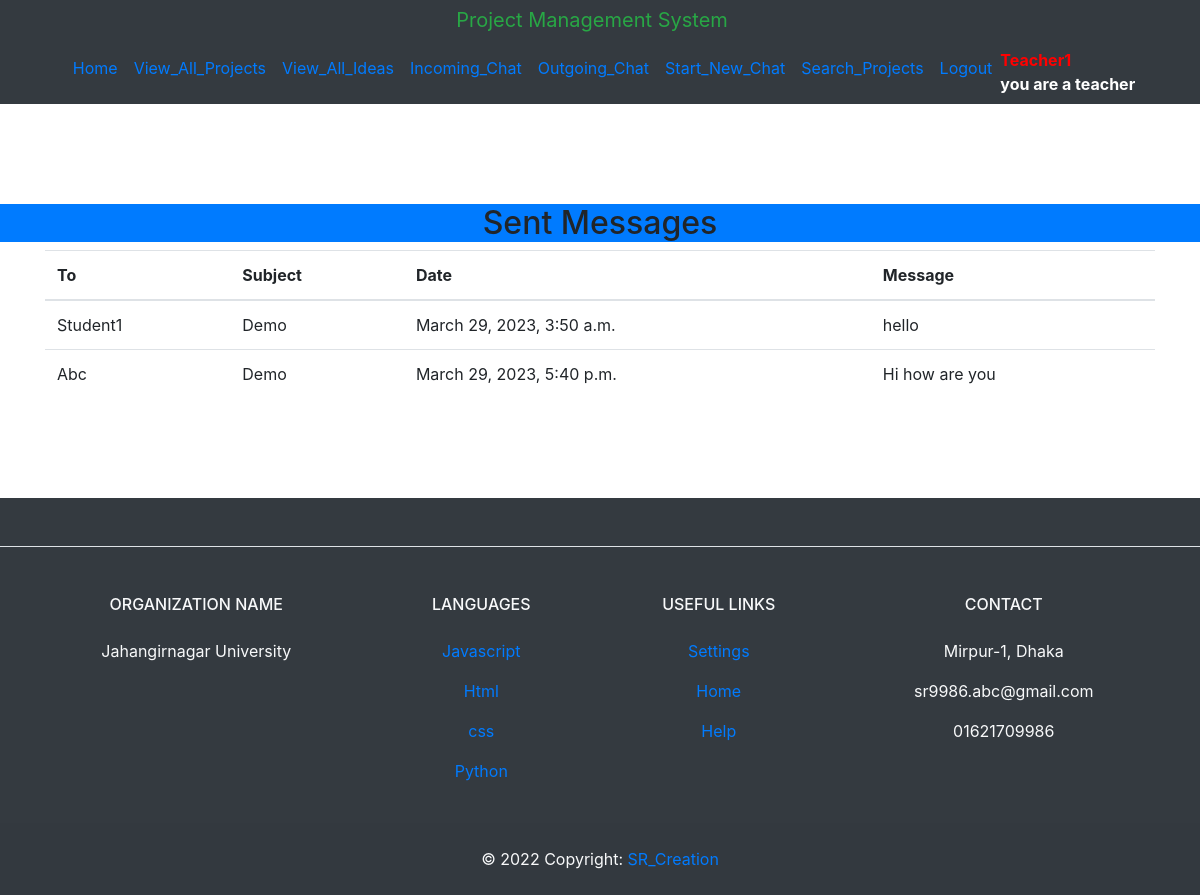
The page /sent/ (signed in) on the database its author committed.
### Backend_Management_App/models.py (models this page shows)
class User(AbstractUser):
    USER_TYPE_CHOICES = (
        ('teacher', 'Teacher'),
        ('student', 'Student'),
    )
    user_type = models.CharField(
        max_length=10,
        choices=USER_TYPE_CHOICES,
        blank=True,
        null=True,
    )
    groups = models.ManyToManyField(
        Group,
        verbose_name=_('groups'),
        blank=True,
        related_name='backend_management_users_groups',
        related_query_name='user',
        help_text=_('The groups this user belongs to. A user will get all permissions '
                    'granted to each of their groups.'),
    )
    user_permissions = models.ManyToManyField(
        Permission,
        verbose_name=_('user permissions'),
        blank=True,
        related_name='backend_management_users_permissions',
        related_query_name='user',
        help_text=_('Specific permissions for this user.'),
    )

class Message(models.Model):
    sender = models.ForeignKey(User, on_delete=models.CASCADE, related_name='sent_messages')
    receiver = models.ForeignKey(User, on_delete=models.CASCADE, related_name='received_messages')
    subject = models.CharField(max_length=255)
    body = models.TextField()
    created_at = models.DateTimeField(auto_now_add=True)

### Backend_Management_App/views.py (the view)
# urls.py: path('sent/', views.sent, name='sent'),
@login_required
def sent(request):
    messages = Message.objects.filter(sender=request.user)
    context = {'messages': messages}
    return render(request, 'sent.html', context)

### templates/sent.html
{% extends 'base.html' %}
{% block content %}
  <h2 class="text-center bg-primary">Sent Messages</h2>
  <div class="container">
  <table class="table">
    <thead>
      <tr>
        <th scope="col">To</th>
        <th scope="col">Subject</th>
        <th scope="col">Date</th>
        <th scope="col">Message</th>
      </tr>
    </thead>
    <tbody>
      {% for message in messages %}
        <tr>
          <td>{{ message.receiver.username }}</td>
          <td>{{ message.subject }}</td>
          <td>{{ message.created_at }}</td>
          <td>{{ message.body }}</td>
        </tr>
      {% empty %}
        <tr>
          <td colspan="4">No messages found.</td>
        </tr>
      {% endfor %}
    </tbody>
  </table>
</div>
{% endblock %}

### templates/base.html (shortened to what this page needs)
<!DOCTYPE html>
<html lang="en">
<head>
    <link rel="stylesheet" href="https://maxcdn.bootstrapcdn.com/bootstrap/4.0.0/css/bootstrap.min.css">
</head>
<body>
    <header class="bg-dark" style="margin-bottom: 100px">
      <div class="text-center"><a class="navbar-brand text-success" href="#">Project Management System</a></div>
        <nav class="navbar navbar-expand-lg container ">
            <div class="collapse navbar-collapse justify-content-center" id="navbarNav">
                <ul class="navbar-nav">
                    <li class="nav-item">
                        <a class="nav-link" href="{% url 'home' %}">Home</a>
                    </li>
                    <li class="nav-item">
                        <a class="nav-link" href="{% url 'project_list' %}">View_All_Projects</a>
                    </li>
                    {% if user.is_authenticated and user.user_type == "teacher" %}
                    <li class="nav-item">
                        <a class="nav-link" href="{% url 'idea_list' %}">View_All_Ideas</a>
                    </li>
                    <li class="nav-item">
                        <a class="nav-link" href="{% url 'inbox' %}">Incoming_Chat</a>
                    </li>
                    <li class="nav-item">
                        <a class="nav-link" href="{% url 'sent' %}">Outgoing_Chat</a>
                    </li>
                    <li class="nav-item">
                        <a class="nav-link" href="{% url 'send_message' user.username %}">Start_New_Chat</a>
                    </li>
                    {% endif %}
                    <li class="nav-item">
                        <a class="nav-link" href="{% url 'search_project' %}">Search_Projects</a>
                    </li>
                    {% if user.is_authenticated %}
                    <li class="nav-item">
                      <a class="nav-link" href="{% url 'logout' %}">Logout</a>
                    </li>
                    <li class="nav-item" style="">
                        <b style="color:Red">{{ user.username }}</b> <br> <b style="color:white">you are a {{ user.user_type }}</b>
                    </li>
                    {% else %}
                <li class="nav-item"><a class="nav-link" href="{% url 'register' %}">Register</a></li>
                <li class="nav-item"><a class="nav-link" href="{% url 'login' %}">Login</a></li>
            {% endif %}
        </ul>
    </header>
    <main>
        {% block content %}{% endblock %}
    </main>
    <footer class="text-center text-lg-start bg-dark text-light" style="margin-top: 100px">
        <section class="d-flex justify-content-center justify-content-lg-between p-4 border-bottom">
        </section>
        <section class="">
          <div class="container text-center text-md-start mt-5">
            <div class="row mt-3">
              <div class="col-md-3 col-lg-4 col-xl-3 mx-auto mb-4">
                <h6 class="text-uppercase fw-bold mb-4">
                  Organization Name
                </h6>
                <p align="center">
                  Jahangirnagar University
                </p>
              </div>
              <div class="col-md-2 col-lg-2 col-xl-2 mx-auto mb-4">
                <h6 class="text-uppercase fw-bold mb-4">
                  Languages
                </h6>
                <p>
                  <a href="#!" class="text-reset">Javascript</a>
                </p>
                <p>
                  <a href="#!" class="text-reset">Html</a>
                </p>
                <p>
                  <a href="#!" class="text-reset">css</a>
                </p>
                  <p>
                  <a href="#" class="text-reset">Python</a>
                </p>
              </div>
              <div class="col-md-3 col-lg-2 col-xl-2 mx-auto mb-4">
                <h6 class="text-uppercase fw-bold mb-4">
                  Useful links
                </h6>
                <p>
                  <a href="#!" class="text-reset">Settings</a>
                </p>
                <p>
                  <a href="#!" class="text-reset">Home</a>
                </p>
                <p>
                  <a href="#!" class="text-reset">Help</a>
                </p>
              </div>
              <div class="col-md-4 col-lg-3 col-xl-3 mx-auto mb-md-0 mb-4">
                <h6 class="text-uppercase fw-bold mb-4">Contact</h6>
                <p> Mirpur-1, Dhaka</p>
                <p>
                  sr9986.abc@gmail.com
                </p>
                <p> 01621709986</p>
              </div>
            </div>
          </div>
        </section>
        <div class="text-center p-4" style="background-color: rgba(0, 0, 0, 0.025);">
          © 2022 Copyright:
          <a class="text-reset fw-bold" href="#">SR_Creation</a>
        </div>
      </footer>
</body>
</html>

### rows shown on the page
User: username "Teacher1", user_type "teacher"
Message: receiver.username "Student1", subject "Demo", created_at "March 29, 2023, 3:50 a.m.", body "hello"
Message: receiver.username "Abc", subject "Demo", created_at "March 29, 2023, 5:40 p.m.", body "Hi how are you"
